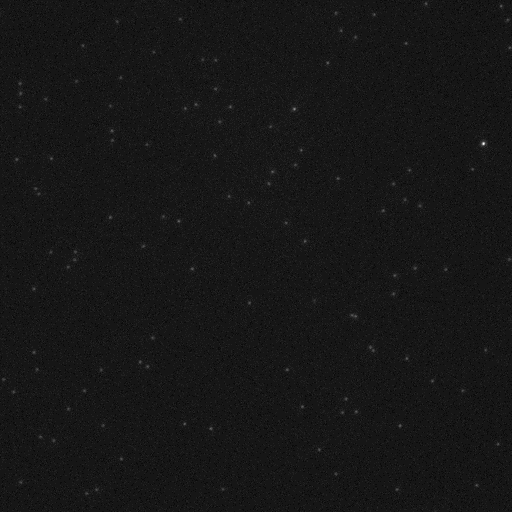
#> input picture Sample Data/3A.tif, 512 x 512 px
$ jupyter execute --allow-errors 20231023-tube-branch.ipynb
#> lines starting #> are read from the running program, lines starting #| are printed output that depends on the picture; after the words box and inside, x2 and y2 are one past the last pixel; in counts of white or black regions, pixels touching at a corner belong together
[cell 1]
import numpy as np
import pandas as pd
import matplotlib.pyplot as plt

from skimage.measure import label, regionprops, find_contours

from skimage.exposure import rescale_intensity

from skimage.morphology import skeletonize

from skimage.filters import gaussian

[cell 2]
def pad_image(image):
    padded = np.zeros(shape=(image.shape[0]+2, image.shape[1]+2), dtype = np.uint16)
    padded[1:image.shape[0]+1, 1:image.shape[1]+1] = image
    return padded

def check_branch(image, x, y):
    VAL = 0
    for i in (x-1, x, x+1):
        for j in (y-1, y, y+1):
            if (i == x) and (j == y):
                continue
            else:
                VAL += image[i, j]
    if VAL > 2:
        return True
    else:
        return False

def checker(tube):
    x, y = tube.shape
    for i in range(1, x-1):
        for j in range(1, y-1):
            if tube[i, j] and check_branch(tube, i, j):
                return True
    return False

def dist(x1, y1, x2, y2):
    return np.sqrt((x1-x2)**2+(y1-y2)**2)

def contour_length(data):
    val = 0
    for i in range(len(data)):
        if i != len(data) - 1:
            val += dist(data[i, 0], data[i, 1], data[i+1, 0], data[i+1, 1])
    return (val/2) # 1 pixel = 0.17 um

[cell 3]
img1 = plt.imread('../Sample Data/3A.tif')
#> img1 is the input picture: shape (512, 512) uint16; min 1011, max 6856, mean 1419.6

img2 = plt.imread('../Sample Data/3B.tif')
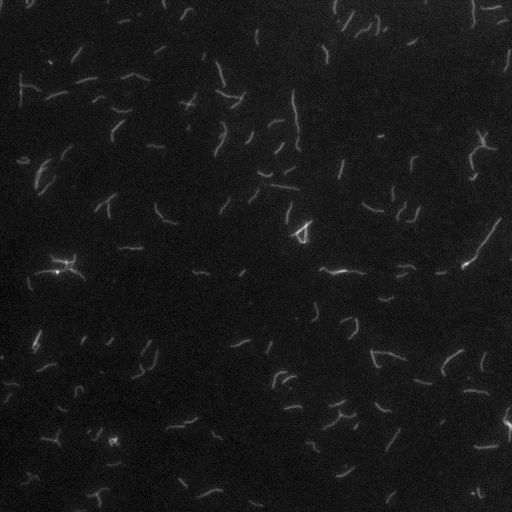
#> input picture Sample Data/3B.tif, 512 x 512 px
#> img2 is the input picture: shape (512, 512) uint16; min 1115, max 7406, mean 1750.7

[cell 4]
fig = plt.figure(figsize=(10, 5), dpi = 80)

plt.subplot(1, 2, 1)
plt.title("Seed (Raw)")
plt.imshow(img1, cmap="gray")

plt.subplot(1, 2, 2)
plt.title("Tube (Raw)")
plt.imshow(img2, cmap="gray")

plt.tight_layout()
plt.show()

## Extract tubes

[cell 5]
binary = img2 > (img2.mean() + 2*img2.std())
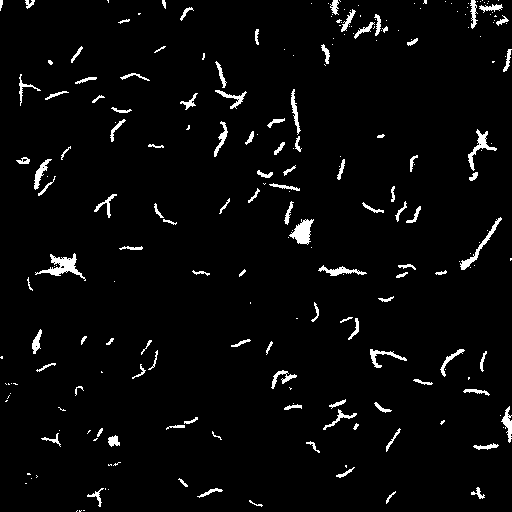
#> binary: shape (512, 512) bool; 3.4% white; 229 white regions (118 under 20 px)

fig = plt.figure(figsize=(10, 5), dpi = 80)

plt.subplot(1, 2, 1)
plt.title("Tube (Raw)")
plt.imshow(img2, cmap="gray")

plt.subplot(1, 2, 2)
plt.title("Tube (Binary)")
plt.imshow(binary, cmap="gray")

plt.tight_layout()
plt.show()

[cell 6]
# use labeling function to identify connected blobs
label_im = label(binary)
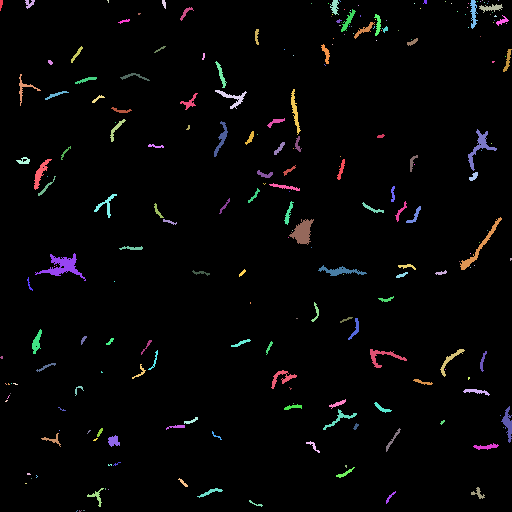
#> label_im: shape (512, 512) int32; 230 distinct labels, from 0 to 229; one colour per label, 0 black
tube_lists = regionprops(label_im)
#> tube_lists = 229 regions; largest, box (x1, y1, x2, y2) and area: (35, 253, 86, 281) 453, (289, 219, 314, 245) 358, (460, 217, 502, 270) 284, (468, 129, 497, 171) 279, (318, 265, 367, 276) 214
tube_lists = [i for i in tube_lists if i.area > 10]
#> tube_lists = 118 regions; largest, box (x1, y1, x2, y2) and area: (35, 253, 86, 281) 453, (289, 219, 314, 245) 358, (460, 217, 502, 270) 284, (468, 129, 497, 171) 279, (318, 265, 367, 276) 214

[cell 7]
fig = plt.figure(figsize=(5, 5), dpi = 80)

ax = plt.subplot(1, 1, 1)
plt.title("Identified Tubes (Marked in Red)")
ax.imshow(binary, cmap="gray")
for i in tube_lists:
    minr, minc, maxr, maxc = i.bbox
    rect = plt.Rectangle((minc, minr), maxc - minc, maxr - minr,
                              fill=False, edgecolor='red', linewidth=2, alpha=.8)
    ax.add_patch(rect)
#> this loop made 118 passes
#> (minr, minc, maxr, maxc) on passes 1 to 12: (0, 0, 11, 3), (0, 25, 9, 35), (0, 162, 9, 166), (0, 330, 15, 339), (0, 423, 4, 427), (0, 470, 29, 478), (4, 479, 13, 503), (7, 180, 21, 194), (9, 341, 32, 356), (14, 374, 36, 381), (15, 496, 26, 509), (19, 118, 24, 130)

plt.show()

[cell 8]
non_branched_tubes = []

for tube in tube_lists:

    plt.imshow(pad_image(tube.image))
    plt.show()

    blurred = gaussian(pad_image(tube.image))
    candidate = skeletonize(blurred > blurred.mean())

    if checker(candidate):
        plt.imshow(candidate)
        plt.show()
    else:
        non_branched_tubes.append(tube)
        plt.imshow(candidate, cmap = "gray")
        plt.show()
#> this loop made 118 passes
#> (x in checker, y in checker) on passes 1 to 12: (13, 5), (11, 12), (11, 6), (17, 11), (6, 6), (31, 10), (11, 26), (16, 16), (25, 17), (24, 9), (13, 15), (7, 14)

[cell 9]
fig = plt.figure(figsize=(5, 5), dpi = 80)

ax = plt.subplot(1, 1, 1)
plt.title("Identified None Branched Tubes (Marked in Red)")
ax.imshow(binary, cmap="gray")
for i in non_branched_tubes:
    minr, minc, maxr, maxc = i.bbox
    rect = plt.Rectangle((minc, minr), maxc - minc, maxr - minr,
                              fill=False, edgecolor='red', linewidth=2, alpha=.8)
    ax.add_patch(rect)
#> this loop made 101 passes

plt.show()

[cell 10]
tube = tube_lists[6]

minr, minc, maxr, maxc = tube.bbox

plt.title("Tube Image")
plt.imshow(img2[minr:maxr, minc:maxc], cmap = "gray")
plt.show()

plt.title("Tube Map")
plt.imshow(tube.image)
plt.show()

blurred = gaussian(pad_image(tube.image))
candidate = skeletonize(blurred > blurred.mean())

plt.title("Padded and Skeletonized Tube")
plt.imshow(candidate)
plt.show()

contours = find_contours(candidate, .5, fully_connected = 'high')

plt.title("Contour Identification")
plt.imshow(candidate)
for contour in contours:
    plt.scatter(contour[:, 1], contour[:, 0], s=20, color = "green", label = 'contour')
#> this loop made 1 pass
plt.legend()
plt.show()

[cell 11]
plt.title("Tube Length Analysis")
plt.imshow(img2[minr:maxr, minc:maxc], cmap = "gray")
for contour in contours:
    plt.scatter(contour[:, 1]-1, contour[:, 0]-1, s=20, label = 'contour')
plt.legend(loc=4)
plt.show()

## Extract seeds

[cell 12]
binary = img1 > (img1.mean() + 2*img1.std())
#> binary: shape (512, 512) bool; 1.7% white in thin lines or dots

fig = plt.figure(figsize=(10, 5), dpi = 80)

plt.subplot(1, 2, 1)
plt.title("Seed (Raw)")
plt.imshow(img1, cmap="gray")

plt.subplot(1, 2, 2)
plt.title("Seed (Binary)")
plt.imshow(binary, cmap="gray")

plt.tight_layout()
plt.show()

[cell 13]
# use labeling function to identify connected blobs
label_im = label(binary)
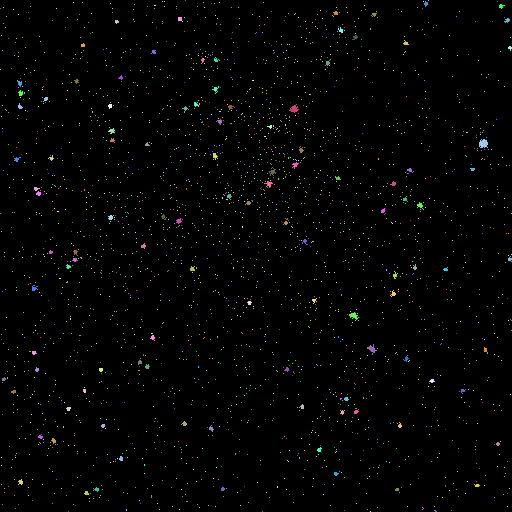
#> label_im: shape (512, 512) int32; 2609 distinct labels, from 0 to 2608; one colour per label, 0 black
seed_lists = regionprops(label_im)
seed_lists = [i for i in seed_lists if i.area > 10]
seed_map = np.zeros_like(binary)

[cell 14]
fig = plt.figure(figsize=(5, 5), dpi = 80)

ax = plt.subplot(1, 1, 1)
plt.title("Identified Seeds (Marked in Red)")
ax.imshow(binary, cmap="gray")
for i in seed_lists:
    minr, minc, maxr, maxc = i.bbox
    seed_map[minr:maxr, minc:maxc] = 1
    rect = plt.Rectangle((minc - 3, minr - 3), maxc - minc + 6, maxr - minr + 6,
                              fill=False, edgecolor='red', linewidth=2, alpha=.8)
    ax.add_patch(rect)
#> this loop made 108 passes
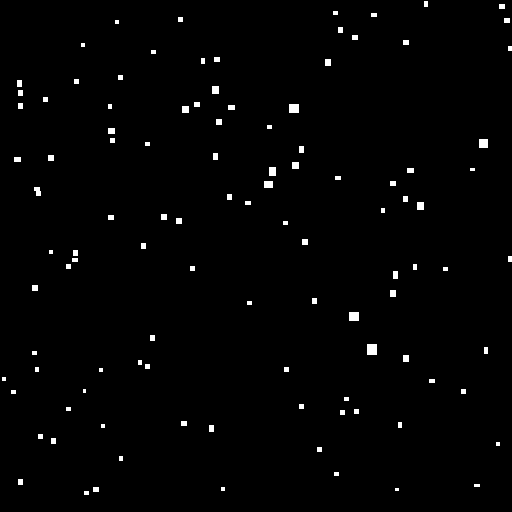
#> seed_map: shape (512, 512) bool; 1.2% white; 107 white regions (12 under 20 px), largest, box (x1, y1, x2, y2) and area: (367, 344, 377, 355) 110, (289, 104, 299, 113) 90, (349, 312, 359, 321) 90

plt.show()

[cell 15]
fig = plt.figure(figsize=(5, 5), dpi = 80)

plt.title("Seed Map")
plt.imshow(seed_map)
plt.show()

[cell 16]
fig = plt.figure(figsize=(5, 5), dpi = 80)

ax = plt.subplot(1, 1, 1)
plt.title("Seeded Tubes (in Blue)\nand None Seeded Tubes (in Green)")
ax.imshow(img2 > (img2.mean() + 2*img2.std()), cmap="gray")
for i in non_branched_tubes:
    minr, minc, maxr, maxc = i.bbox
    if np.sum(seed_map[minr:maxr, minc:maxc]) > 0:
        rect = plt.Rectangle((minc, minr), maxc - minc, maxr - minr,
                                  fill=False, edgecolor='blue', linewidth=2, alpha=.8)
    else:
        rect = plt.Rectangle((minc, minr), maxc - minc, maxr - minr,
                                  fill=False, edgecolor='green', linewidth=2, alpha=.8)
    ax.add_patch(rect)

plt.show()
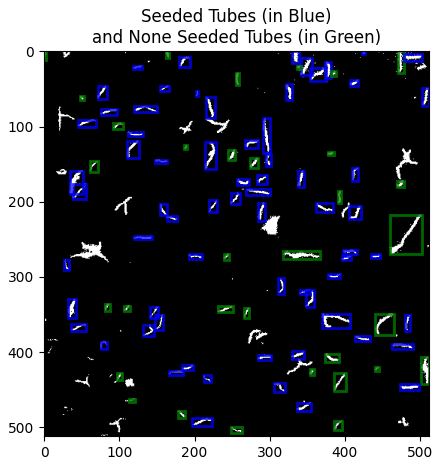
#> figure drawn by matplotlib, 1 panel

[cell 17]
def pad_image(image):
    padded = np.zeros(shape=(image.shape[0]+2, image.shape[1]+2), dtype = np.uint16)
    padded[1:image.shape[0]+1, 1:image.shape[1]+1] = image
    return padded

def dist(x1, y1, x2, y2):
    return np.sqrt((x1-x2)**2+(y1-y2)**2)

def contour_length(data):
    val = 0
    for i in range(len(data)):
        if i != len(data) - 1:
            val += dist(data[i, 0], data[i, 1], data[i+1, 0], data[i+1, 1])
    return (val/2) # 1 pixel = 0.17 um

def tube_length_analysis(tube):

    blurred = gaussian(pad_image(tube.image))

    candidate = skeletonize(blurred > blurred.mean())

    contours = find_contours(candidate, .5, fully_connected = 'high')

    val = 0

    for contour in contours:
        val += contour_length(contour)

    return val

[cell 18]
ctr, data_id, data_lengths, data_seeded = 0, [], [], []
for tube in non_branched_tubes:
    minr, minc, maxr, maxc = tube.bbox
    if np.sum(seed_map[minr:maxr, minc:maxc]) > 0:
        data_seeded.append(True)
    else:
        data_seeded.append(False)
    data_id.append(ctr)
    ctr+=1
    data_lengths.append(tube_length_analysis(tube))

[cell 19]
df = pd.DataFrame({"tube id": data_id,
              "total lenghts (px)": data_lengths,
              "total lenghts ($\mu$m)": [i*0.17 for i in data_lengths],
              "seeded": data_seeded})

df.head(10)
#> Out = table of 10 rows and 4 columns

[cell 20]
df
#> Out = table of 101 rows and 4 columns

[cell 21]
plt.hist(df[df["seeded"]==True]['total lenghts ($\mu$m)'].values, bins = 30)
plt.title("Seeded Nanotube Length Distribution")
plt.ylabel("Count")
plt.xlabel("Tube Length ($\mu$m)")
plt.show()
#> figure, not shown here; tallest bar 9 high, from x = 3.67 to 3.94

plt.hist(df[df["seeded"]==False]['total lenghts ($\mu$m)'].values, bins = 30)
plt.title("Unseeded Nanotube Length Distribution")
plt.ylabel("Count")
plt.xlabel("Tube Length ($\mu$m)")
plt.show()
#> figure, not shown here; tallest bar 5 high, from x = 1.19 to 1.55

[cell 22]
figure = plt.figure(figsize=(15, 5), dpi = 80)

plt.subplot(1, 3, 1)
plt.title("Tube Image (Contrast Stretching)")
p2, p98 = np.percentile(img2, (2, 98))
img_rescale = rescale_intensity(img2, in_range=(p2, p98))
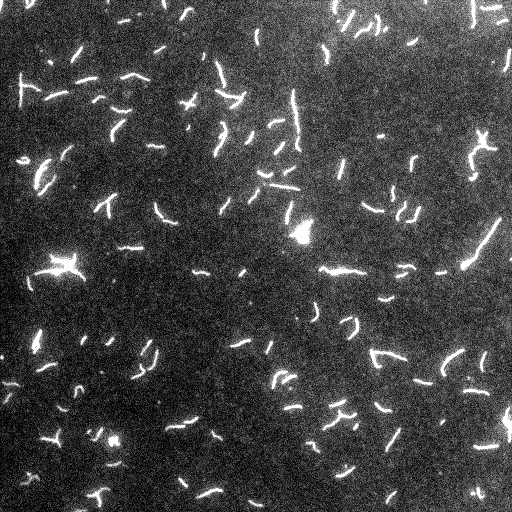
#> img_rescale: shape (512, 512) uint16; min 0, max 65535, mean 17823; drawn with min black and max white
plt.imshow(img_rescale, cmap = "gray")
plt.axis(False)

plt.subplot(1, 3, 2)
plt.title("Tube Image (Binary)")
plt.imshow(binary, cmap = "gray")
plt.axis(False)

ax = plt.subplot(1, 3, 3)
plt.title("Identified Tubes (Marked in Red)")
ax.imshow(binary, cmap="gray")
#> (the rest of this cell did not finish here and is left out)

## Measure Tube

[cell 23]
from skimage.morphology import skeletonize
from skimage.measure import find_contours

tube = tube_lists[16]

minr, minc, maxr, maxc = tube.bbox

cropped = img2[minr:maxr, minc:maxc]

fig = plt.figure(figsize=(8, 15), dpi = 100)

plt.subplot(1,3,1)
plt.imshow(cropped, cmap = "gray")

skeleton = skeletonize(tube.image)

plt.subplot(1,3,2)
plt.imshow(skeleton, cmap = "gray")

contours = find_contours(skeleton, .5, fully_connected = 'high')

plt.subplot(1, 3, 3)
plt.imshow(cropped, cmap = "gray")

for contour in contours:
    plt.scatter(contour[:, 1], contour[:, 0], s=15)

plt.tight_layout()
plt.show()
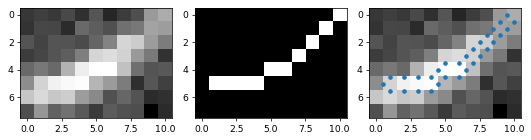
#> figure drawn by matplotlib, 3 panels

[cell 24]
contour_length(contour)
#> Out = 11.42

## Fix issues with padding

[cell 25]
tube = tube_lists[0]

minr, minc, maxr, maxc = tube.bbox

cropped = img2[minr:maxr, minc:maxc]

fig = plt.figure(figsize=(8, 15), dpi = 100)

plt.subplot(1,3,1)
plt.imshow(cropped, cmap = "gray")

skeleton = skeletonize(tube.image)

plt.subplot(1,3,2)
plt.imshow(skeleton, cmap = "gray")

contours = find_contours(skeleton, .5, fully_connected = 'high')

plt.subplot(1, 3, 3)
plt.imshow(cropped, cmap = "gray")

for contour in contours:
    plt.scatter(contour[:, 1], contour[:, 0], s=15)
#> this loop made 2 passes

plt.tight_layout()
plt.show()
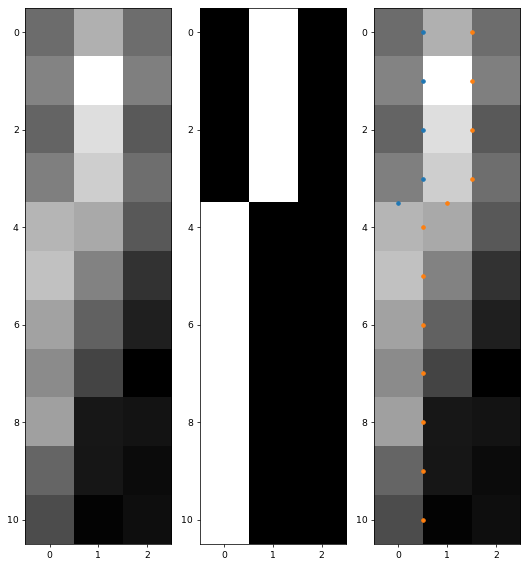
#> figure drawn by matplotlib, 3 panels

[cell 26]
tube = tube_lists[0]

minr, minc, maxr, maxc = tube.bbox

cropped = img2[minr:maxr, minc:maxc]

fig = plt.figure(figsize=(8, 15), dpi = 100)

plt.subplot(1,3,1)
plt.imshow(pad_image(cropped), cmap = "gray")

skeleton = skeletonize(pad_image(tube.image))

plt.subplot(1,3,2)
plt.imshow(skeleton, cmap = "gray")

contours = find_contours(skeleton, .5, fully_connected = 'high')

plt.subplot(1, 3, 3)
plt.imshow(pad_image(cropped), cmap = "gray")

for contour in contours:
    plt.scatter(contour[:, 1], contour[:, 0], s=15)

plt.tight_layout()
plt.show()
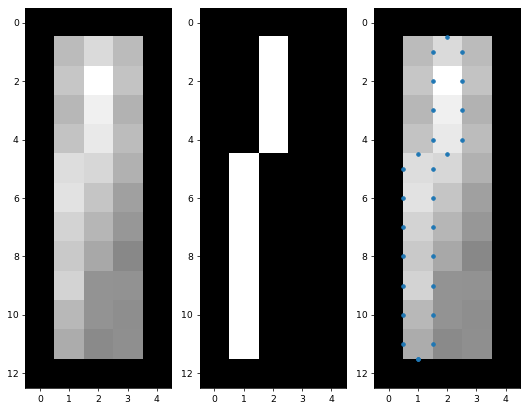
#> figure drawn by matplotlib, 3 panels

[cell 27]
lengths = []

for tube in tube_lists:
    lengths.append(tube_length_analysis(tube))
#> this loop made 118 passes

lengths = np.array(lengths)

fig = plt.figure(figsize=(13, 4), dpi = 80)

ax = plt.subplot(1, 3, 1)
plt.title("Identified Tubes (Marked in Red)")
ax.imshow(binary, cmap="gray")
#> (the rest of this cell did not finish here and is left out)
